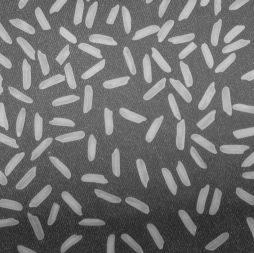
%> input picture rice.png, 254 x 253 px
$ octave --eval "result = countRice;"   (GNU Octave 9; MATLAB toolbox functions it lacks are replaced by stand-ins)
%> lines starting %> are read from the running program, lines starting %| are printed output that depends on the picture; in (x1, y1, x2, y2) boxes, pixels count from 0 and x2, y2 are one past the last pixel; in counts of white or black regions, pixels touching at a corner belong together; the program's own positions count from 1
function [numOfRiceGrains] = countRice()
%countRice 此处显示有关此函数的摘要
%   此处显示详细说明
numOfRiceGrains = 0;
I =imread('rice.png');
%> I is the input picture: size 253x254x3 uint8; min 40, max 204, mean 111.7
I = rgb2gray(I);
%> I: size 253x254 uint8
I =  medfilt2(I,[3,3]); % 中值滤波
background =imopen(I,strel('disk',15));  %开操作得到背景
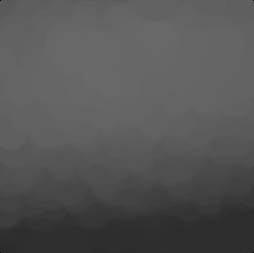
%> background: size 253x254 uint8; min 0, max 105, mean 84.7
I2=imsubtract(I,background);   %减去背景，消除光照不不均效应
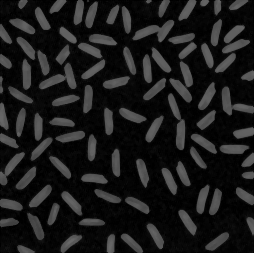
%> I2: size 253x254 uint8; min 0, max 105, mean 26.6
level=graythresh(I2);   %获得自适应阈值
%> level = 0.169
IFinal=im2bw(I2,level);    %阈值分割得到二值图像
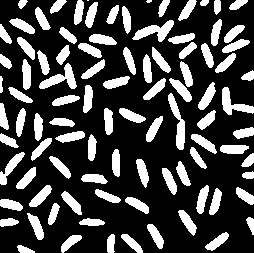
%> IFinal: size 253x254 logical; 26.9% white; 95 white regions (2 under 20 px), largest, box (x1, y1, x2, y2) and area: (132, 20, 174, 42) 403, (168, 93, 185, 150) 401, (39, 63, 77, 89) 399
IFinal = imopen(IFinal,strel('disk',3));  % 开操作分开连在一起的米粒
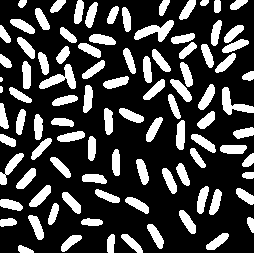
%> IFinal: size 253x254 logical; 26.2% white; 95 white regions (2 under 20 px), largest, box (x1, y1, x2, y2) and area: (134, 20, 174, 42) 396, (39, 64, 76, 89) 394, (222, 87, 254, 115) 364

% labeled是处理后的矩阵，numObjects是米粒的个数；
[labeled,numOfRiceGrains]=bwlabel(IFinal,8);
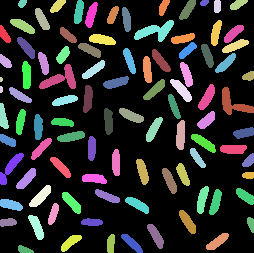
%> labeled: size 253x254 double; 96 distinct labels, from 0 to 95; one colour per label, 0 black
%> numOfRiceGrains = 95

% 显示结果
subplot(221)
imshow(uint8( I));title('原图');
subplot(222)
imshow(uint8(background));title('背景');
subplot(223)
imshow(uint8(I2));title('背景均匀后');
subplot(224)
imshow(logical(IFinal));title('最终用于计算的图像');
fprintf("米粒个数为：%d\n",numOfRiceGrains);
%| 米粒个数为：95
end

$ run again, with tiger.png copied over rice.png
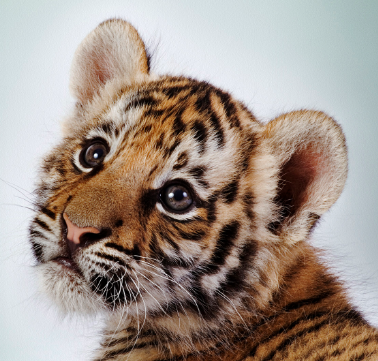
%> input picture tiger.png, 378 x 361 px
%> in countRice, I is the input picture: size 361x378x3 uint8; mean R, G, B 161.1, 147.7, 138.7
%> in countRice, `I2=imsubtract(I,background);`:
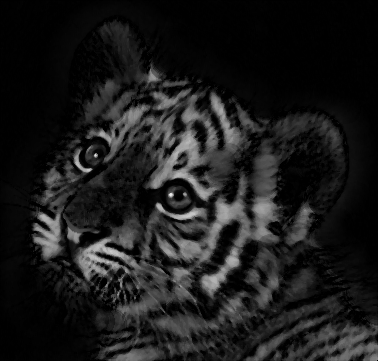
%> I2: size 361x378 uint8; min 0, max 233, mean 27.2
%> level = 0.196
%> in countRice, `[labeled,numOfRiceGrains]=bwlabel(IFinal,8);`:
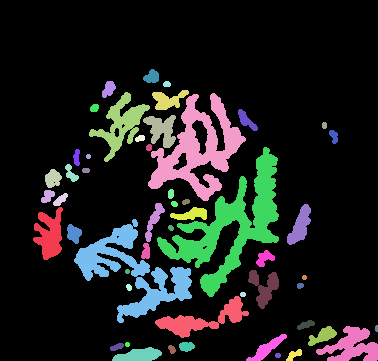
%> labeled: size 361x378 double; 53 distinct labels, from 0 to 52; one colour per label, 0 black
%> numOfRiceGrains = 52
%| 米粒个数为：52
